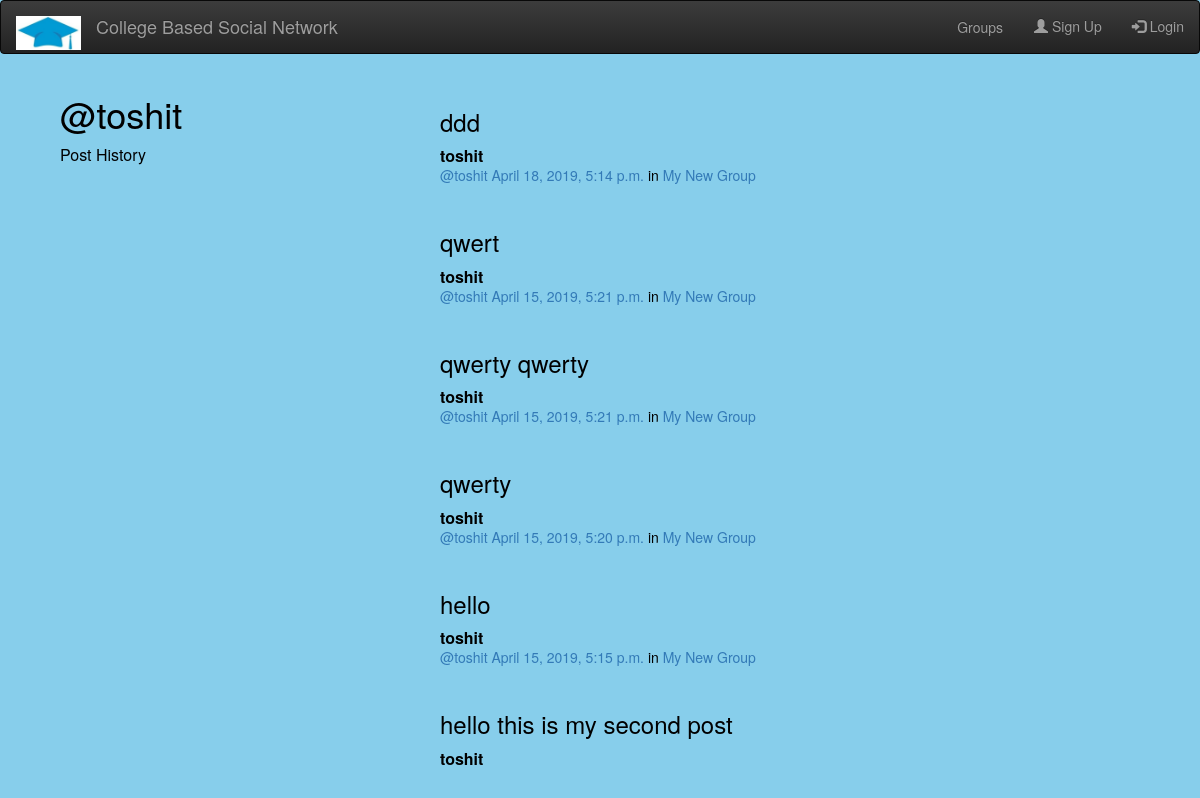
The page /posts/by/toshit/ on the database its author committed.
### posts/models.py (models this page shows, shortened)
class Post(models.Model):
    user = models.ForeignKey(User, related_name="posts")
    created_at = models.DateTimeField(auto_now=True)
    message = models.TextField()
    message_html = models.TextField(editable=False)
    group = models.ForeignKey(Group, related_name="posts",null=True, blank=True)
    class Meta:
        ordering = ["-created_at"]
        unique_together = ["user", "message"]

### groups/models.py (models this page shows, shortened)
class Group(models.Model):
    name = models.CharField(max_length=255, unique=True)
    slug = models.SlugField(allow_unicode=True, unique=True)
    description = models.TextField(blank=True, default='')
    description_html = models.TextField(editable=False, default='', blank=True)
    members = models.ManyToManyField(User,through="GroupMember")
    class Meta:
        ordering = ["name"]

### posts/views.py (the view)
# urls.py: url(r"by/(?P<username>[-\w]+)/$",views.UserPosts.as_view(),name="for_user"),
class UserPosts(generic.ListView):
    model = models.Post
    template_name = "posts/user_post_list.html"
    def get_queryset(self):
        try:
            self.post_user = User.objects.prefetch_related("posts").get(
                username__iexact=self.kwargs.get("username")
            )
        except User.DoesNotExist:
            raise Http404
        else:
            return self.post_user.posts.all()
    def get_context_data(self, **kwargs):
        context = super().get_context_data(**kwargs)
        context["post_user"] = self.post_user
        return context

### posts/templates/posts/user_post_list.html (shortened to what this page needs)
{% extends "posts/post_base.html" %}
{% block prepost %}
<font size="3" color="black">
<div class="col-md-4">
	<h1>@{{ post_user.username }}</h1>
	<p>Post History</p>
</div>
{% endblock %}
{% block post_content %}
<div class="col-md-8">
	{% for post in post_list %}
		{% include "posts/_post.html" %}
	{% endfor %}
</font>
{% endblock %}

### posts/templates/posts/post_base.html (shortened to what this page needs)
{% extends "base.html" %}
{% block content %}
<div class="posts-page">
	<div class="container">
			{% block prepost%}{% endblock %}
			{% block post_content %}{% endblock %}
		</div>
	</div>
</div>
{% endblock %}

### templates/base.html (shortened to what this page needs)
<!DOCTYPE html>
{% load staticfiles %}
<html>
  <head>
    <link rel="stylesheet" href="https://maxcdn.bootstrapcdn.com/bootstrap/3.3.7/css/bootstrap.min.css">
    <link rel="stylesheet" href="https://maxcdn.bootstrapcdn.com/bootstrap/3.3.7/css/bootstrap-theme.min.css">
    <link rel="stylesheet" href="{% static 'simplesocial/css/masters.css'%}">
</head>
  <body>
    <div class="scrollable">
    <nav class="navbar  navbar-inverse" role="navigation" id="navbar">
    			<div class="container-fluid">
            <div class="navbar-header">
              <a class="navbar-brand" href="{% url 'home' %}">
                <img src="{% static 'images/classmatess.jpg'%}" alt="logo" width="65px">
               </a>
           <a class="navbar-brand mynav"a href="{% url 'home' %}"> College Based Social Network</a>
            </div>
    					<ul class="nav navbar-nav navbar-right">
    						{% if user.is_authenticated %}
                      <li><a href="{% url 'posts:create' %}" class="btn btn-simple">Post</a></li>
                      <li><a href="{% url 'groups:all' %}" class="btn btn-simple">Groups</a></li>
                      <li><a href="{% url 'groups:create' %}" class="btn btn-simple">Create Group</a></li>
                      <li><a href="{% url 'accounts:logout' %}" class="btn btn-simple">Log out</a></li>
    						{% else %}
    						      <li><a href="{% url 'groups:all' %}"class="btn btn-simple">Groups</a></li>
                      <li><a href="{% url 'accounts:signup' %}"><span class="glyphicon glyphicon-user"></span> Sign Up</a></li>
                      <li><a href="{% url 'accounts:login' %}"><span class="glyphicon glyphicon-log-in"></span> Login</a></li>
    						{% endif %}
    					</ul>
    			</div>
    		</nav>
        <div class="container mycontent">
          {% block content %} {% endblock %}
        </div>
  </body>
</html>

### posts/templates/posts/_post.html (shortened to what this page needs)
<div class="post media">
	<h3>{{ post.message_html|safe }}</h3>
	<div class="media-body">
		<strong>{{ post.user.username }}</strong>
		<h5 class="media-heading">
			<span class="username"><a href="{% url 'posts:for_user' username=post.user.username %}">@{{ post.user.username }}</a></span>
			<time class="time"><a href="{% url 'posts:single' username=post.user.username pk=post.pk %}">{{ post.created_at }}</a></time>
			{% if post.group %}
			<span class="group-name">in <a href="#">{{ post.group.name }}</a></span>
			{% endif %}
		</h5>
	</div>

### static/simplesocial/css/masters.css (style rules this page uses)
body { margin: 0; overflow: hidden; background-color: #87CEEB ; color:white; }

### templates/base.html (style rules this page uses)
.scrollable { height: 770px; overflow-y: scroll; }

### rows shown on the page
Post: message_html "ddd", user.username "toshit", created_at "April 18, 2019, 5:14 p.m.", group.name "My New Group"
Post: message_html "qwert", user.username "toshit", created_at "April 15, 2019, 5:21 p.m.", group.name "My New Group"
Post: message_html "qwerty qwerty", user.username "toshit", created_at "April 15, 2019, 5:21 p.m.", group.name "My New Group"
Post: message_html "qwerty", user.username "toshit", created_at "April 15, 2019, 5:20 p.m.", group.name "My New Group"
Post: message_html "hello", user.username "toshit", created_at "April 15, 2019, 5:15 p.m.", group.name "My New Group"
Post: message_html "hello this is my second post", user.username "toshit"

### other values the page prints
{{ post_user.username }} "toshit"
